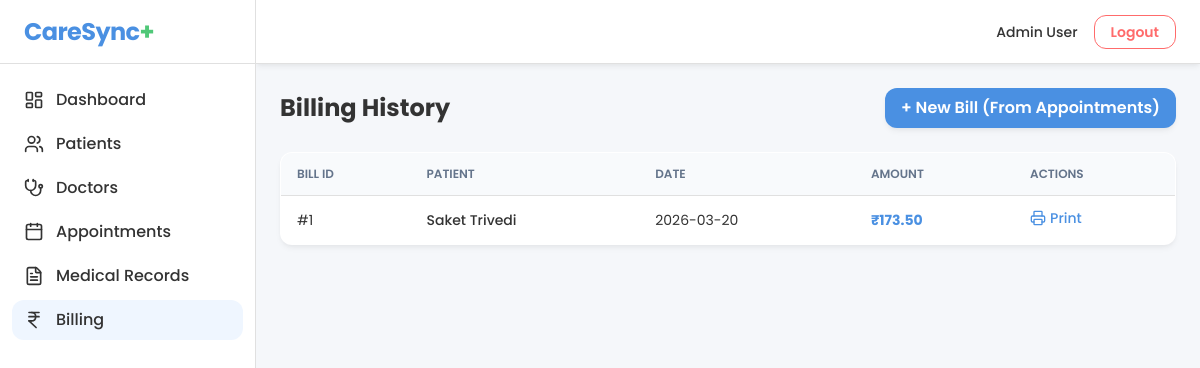
Page /bills on the committed database.
### models.py (models this page shows)
class Bill(db.Model):
    __tablename__ = 'bills'
    id = db.Column(db.Integer, primary_key=True)
    patient_id = db.Column(db.Integer, db.ForeignKey('patients.id'), nullable=False)
    appointment_id = db.Column(db.Integer, db.ForeignKey('appointments.id'), nullable=False)
    consultation_fee = db.Column(db.Float, nullable=False, default=0.0)
    medicine_cost = db.Column(db.Float, nullable=False, default=0.0)
    test_cost = db.Column(db.Float, nullable=False, default=0.0)
    total = db.Column(db.Float, nullable=False, default=0.0)
    date = db.Column(db.Date, nullable=False)

class Patient(db.Model):
    __tablename__ = 'patients'
    id = db.Column(db.Integer, primary_key=True)
    name = db.Column(db.String(100), nullable=False)
    age = db.Column(db.Integer, nullable=False)
    gender = db.Column(db.String(10), nullable=False)
    contact = db.Column(db.String(50), nullable=False)
    appointments = db.relationship('Appointment', backref='patient', lazy=True)
    records = db.relationship('MedicalRecord', backref='patient', lazy=True)
    bills = db.relationship('Bill', backref='patient', lazy=True)

### app.py (the view)
@app.route('/bills')
def bills_list():
    bills_data = Bill.query.order_by(Bill.date.desc()).all()
    return render_template('bills_list.html', bills_data=bills_data)

### templates/bills_list.html
{% extends 'base.html' %}
{% block content %}
<div class="flex justify-between items-center mb-6">
    <h1 class="text-2xl font-bold">Billing History</h1>
    <a href="{{ url_for('appointments') }}" class="bg-primary text-white px-4 py-2 rounded-xl shadow-soft font-semibold hover:bg-blue-600 transition">+ New Bill (From Appointments)</a>
</div>
<div class="bg-surface shadow-soft rounded-xl overflow-x-auto">
    <table>
        <thead>
            <tr>
                <th>Bill ID</th>
                <th>Patient</th>
                <th>Date</th>
                <th>Amount</th>
                <th>Actions</th>
            </tr>
        </thead>
        <tbody>
            {% for b in bills_data %}
            <tr>
                <td>#{{ b.id }}</td>
                <td class="font-medium">{{ b.patient.name }}</td>
                <td>{{ b.date }}</td>
                <td class="font-bold text-primary">₹{{ "%.2f"|format(b.total) }}</td>
                <td class="space-x-2">
                    <a href="{{ url_for('print_bill', bill_id=b.id) }}" class="text-primary hover:underline font-medium text-sm flex items-center inline-flex">
                        <i data-lucide="printer" class="w-4 h-4 mr-1"></i> Print
                    </a>
                </td>
            </tr>
            {% else %}
            <tr><td colspan="5" class="text-center py-8 text-gray-500">No bills generated yet.</td></tr>
            {% endfor %}
        </tbody>
    </table>
</div>
{% endblock %}

### templates/base.html (style rules this page uses)
body { color: #333333; background-color: #F5F7FA; font-family: 'Poppins', system-ui, sans-serif; }
table { border-collapse: separate; border-spacing: 0; width: 100%; border: 1px solid #E0E0E0; border-radius: 12px; overflow: hidden; }
th { background-color: #F8FAFC; border-bottom: 1px solid #E0E0E0; text-transform: uppercase; font-size: 0.75rem; font-weight: 600; color: #64748B; padding: 12px 16px; text-align: left; }
td { border-bottom: 1px solid #E0E0E0; padding: 12px 16px; font-size: 0.875rem; }
tr:last-child td { border-bottom: none; }

### rows in the picture
Bill: id "1", patient.name "Saket Trivedi", date "2026-03-20", total "173.50"
